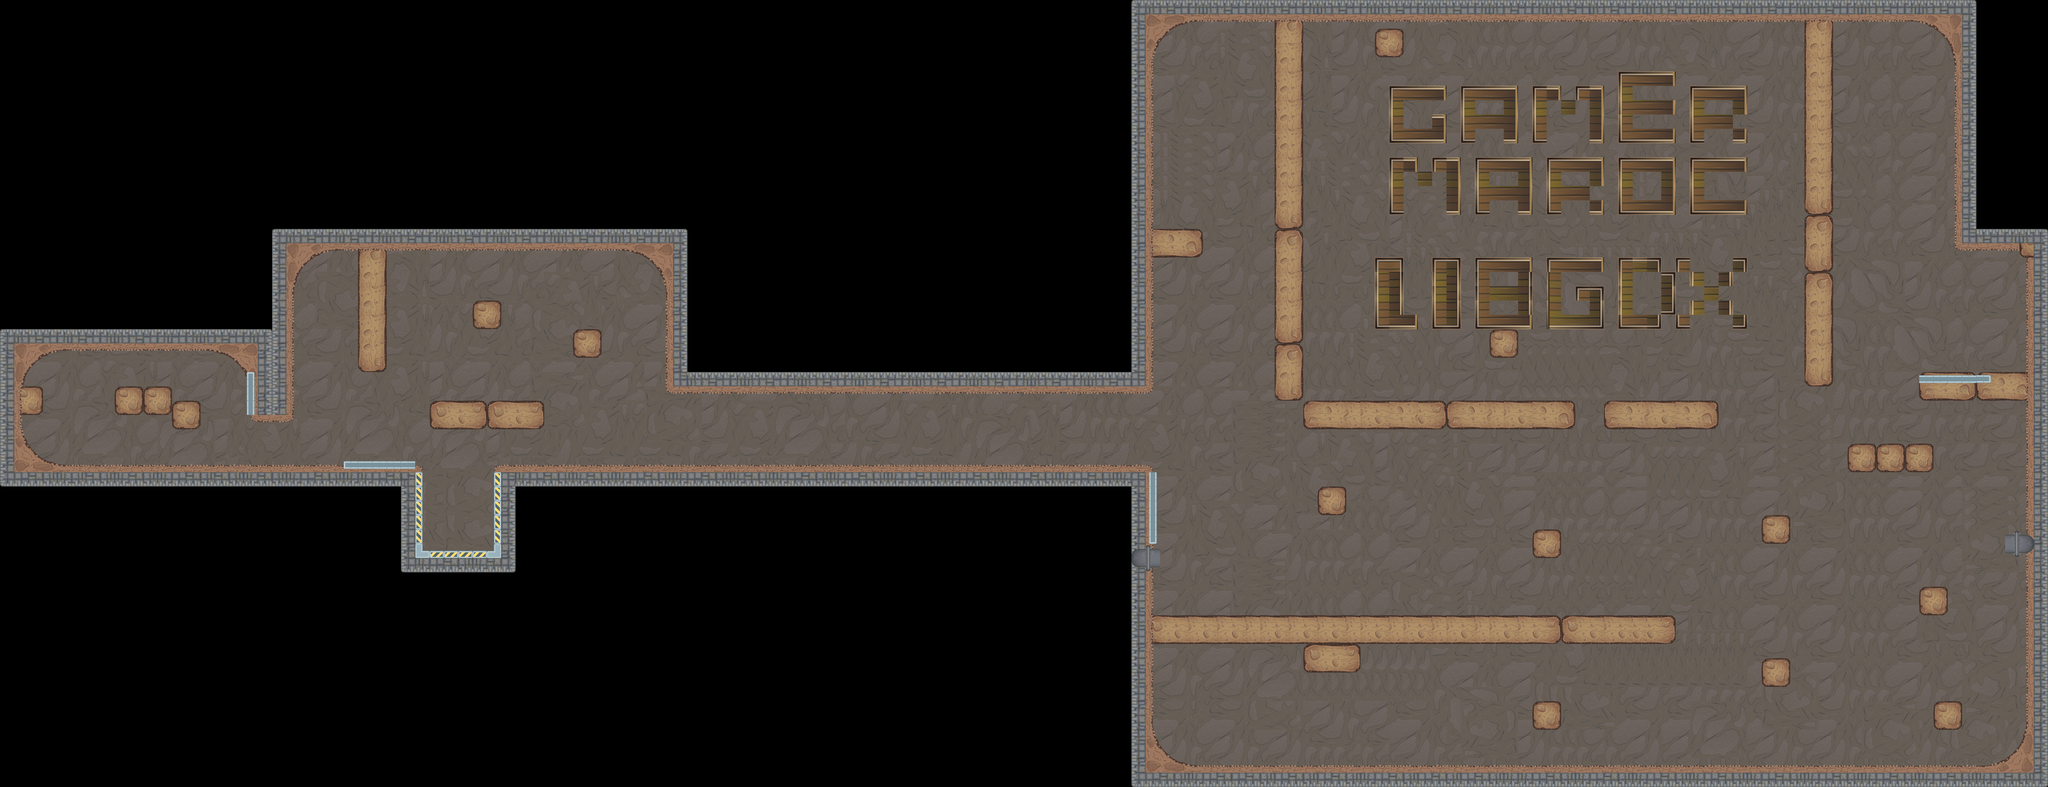

Rendered tile map (Tiled .tmx) drawn with the repository's tilesets; below, a short description and the map source with its tile grids summarised:
An orthogonal 143x55 tile map with 64x64 px tiles, 3 tile layers (background, bourder, above) and 189 objects (51x gold, 16x enimy, 16x bombzon, 13x box, 10x circle, ...).

<map version="1.2" tiledversion="1.2.4" orientation="orthogonal" renderorder="right-down" width="143" height="55" tilewidth="64" tileheight="64" infinite="0" nextlayerid="19" nextobjectid="232">
 <properties>
  <property name="score" type="int" value="1000" />
 </properties>
 <tileset firstgid="1" source="tiles2.tsx" />
 <layer id="13" name="background" width="143" height="55">
  <data>[7865 cells, 4025 non-empty, 32 distinct tile ids]</data>
 </layer>
 <layer id="14" name="bourder" width="143" height="55">
  <data>[7865 cells, 1414 non-empty, 72 distinct tile ids]</data>
 </layer>
 <layer id="15" name="above" width="143" height="55">
  <data>[7865 cells, 40 non-empty, 12 distinct tile ids]</data>
 </layer>
 <objectgroup color="#000000" id="3" name="BourderObjet">
  <object id="28" x="2209.67" y="2465.67">
   <polyline points="0,0 -321.667,-1.66667 -322.333,-354.667 -324,-371 -332,-377.333 -343,-384.333 -353.333,-381.667 -364.667,-378 -476.333,-378 -1940,-384 -1988.67,-397.667 -2025,-418.333 -2053.67,-441 -2093.67,-482 -2111.33,-520.167 -2122.33,-552.333 -2117.67,-727.667 -2094.1,-799.758 -2035.49,-863.936 -1984.21,-890.78 -1919.65,-902.47 -1254.54,-898.515 -1204.08,-886.03 -1114.93,-803.258 -1086.85,-753.206 -1082.65,-612.763 -1082.44,-590.153 -1073.15,-584.731 -1058.06,-581.386 -935.206,-580.508 -912.311,-583.631 -902.541,-593.754 -903.75,-613 -902,-655.667 -901.5,-916.668 -901,-1177.67 -895,-1204.67 -881,-1248 -861.667,-1274.67 -828.667,-1306.33 -800.333,-1332 -775.333,-1339.33 -741,-1347.67 -703.333,-1352.33 593.333,-1352.33 605.667,-1347.33 642.667,-1338.33 669,-1331 682.333,-1318.33 701.333,-1306.33 714.667,-1291 727.333,-1275.33 752.333,-1251.67 755.333,-1235.33 762.333,-1217.33 767.667,-1197.33 768.667,-1185 768.667,-1174 773.333,-1154.33 772.667,-1138 771.333,-1122.67 772,-734.667 775.667,-726.333 781.667,-717.333 789.333,-712.333 799.333,-711 2920.33,-711 2931,-716.333 2937.33,-728 2935.33,-2185 2940.33,-2210.67 2952.67,-2249.67 2954.67,-2263.67 2976.33,-2295.67 3019,-2337 3064.67,-2364 3126.67,-2376.67 6338.67,-2377 6406,-2361.33 6443.67,-2347 6469.33,-2319.67 6489.67,-2303 6507.67,-2275.33 6523.33,-2237.67 6530,-2204.67 6532.67,-2147.33 6533.67,-1369.67 6546.67,-1352.67 6569.33,-1350.33 6817,-1351 6817.33,-1330.33 6832,-1315.33 6855,-1314 6854.33,770.667 6839.33,834.667 6811.33,886.667 6778,916.333 6749,944.333 6727.33,949 6693.33,962.667 6650.33,965.333 3149.67,965 3107,960.333 3047.33,946.333 2997,906 2980.33,885.667 2958.33,862 2949,831 2940.33,806.333 2940.67,790.333 2935.33,765.333 2936.67,-371 2925.67,-378 2910,-379.667 28.6667,-380.333 12,-377.333 4.66667,-362 2,-352.667 0,-7" />
  </object>
  <object id="31" x="6544.36" y="400.182">
   <polyline points="0,0 0,222.909 47.8182,222.545 47.6364,175.636 176,175.818 175.636,223.273 227.273,223.636 227.273,3.81818 -0.727273,1.45455" />
  </object>
  <object id="32" x="6864.09" y="400.091">
   <polyline points="0,0 0,223.818 47.8182,223.818 47.9091,47.6591 111.659,47.9091 111.909,111.409 175.909,111.909 175.659,47.6591 239.659,47.6591 239.659,223.909 291.659,223.909 291.659,0.409091 176.159,-0.340909 176.159,47.6591 111.909,47.6591 112.159,2.40909 -1.84091,1.90909" />
  </object>
  <object id="33" x="7249" y="336">
   <polyline points="0,0 0,285.5 226,286 226,240.5 47,240 46.5,175.5 226.5,175.5 226.5,112 48,112 48,47.5 226.5,47.5 226.5,0 -0.96875,0" />
  </object>
  <object id="34" x="7568.18" y="400.182">
   <polyline points="0,0 -0.363636,223.636 47.6364,223.818 48,175.818 175.636,175.818 175.818,223.273 227.818,223.818 227.818,175.818 175.818,175.818 175.818,111.636 227.636,111.818 227.636,-0.181818 -0.197443,-0.181818" />
  </object>
  <object id="35" x="6224.25" y="720.25">
   <polyline points="0,0 -0.5,223.25 47.5,223.5 48,48.25 111.25,47.5 111.5,111.5 175.75,111.75 176,47.5 239.75,47.5 240,223.5 291.25,223.5 291.5,0.25 192,-0.25 192.25,47 99.75,47.25 99.75,-0.75 -2,0" />
  </object>
  <object id="36" x="6655.67" y="944.333">
   <polyline points="0,0 -47.6667,-0.333333 -48,-224.333 179.667,-224 179.667,-0.666667 128.667,-0.666667 128.333,-48.3333 0.666667,-48.3333 0.395833,-0.458333" />
  </object>
  <object id="37" x="6976" y="944">
   <polyline points="0,0 -47.875,-0.125 -47.75,-224 179.875,-223.875 180.125,-112 128.25,-112.125 128,-47.875 179.875,-48 180.125,-0.125 128.25,0.125 128.25,-48.25 0.125,-48 -0.015625,0.0703125" />
  </object>
  <object id="38" x="7476.18" y="943.818">
   <polyline points="0,0 -228.182,0 -228.182,-224 -0.909091,-224 -0.181818,0.192929" />
  </object>
  <object id="39" x="7795.88" y="767.875">
   <polyline points="0,0 0,-48 -227.875,-48 -227.75,176.25 -0.125,176.25 0,128 -179.875,128 -179.875,0.125 0.191667,0.0805556" />
  </object>
  <object id="41" x="6451.33" y="448.333">
   <polyline points="0,0 0.333333,-48.3333 -227,-48 -227,174.667 0.333333,174.667 0,79.3333 -51,79.3333 -51,127.333 -178.667,127.333 -178.667,0 0.651042,-0.333333" />
  </object>
  <object id="42" x="6160.55" y="1168.18">
   <polyline points="0,0 0,286.909 163.455,287.818 163.455,239.636 94.5455,239.818 94.7273,-0.727273 -0.458498,-0.13834" />
  </object>
  <object id="43" x="6416" y="1168" width="96" height="288.25" />
  <object id="45" x="6608.67" y="1166.67" width="226" height="291.333" />
  <object id="46" x="7057.5" y="1343.5">
   <polyline points="0,0 -0.5,-48.5 93.5,-47 93.5,111.5 -128.227,111.682 -129.773,-175.136 98.3696,-175.5 98.5,-128 -80.75,-127.25 -80.75,64.25 46.75,64.25 46.75,0.25 -1.5,0.413043" />
  </object>
  <object id="47" x="7407" y="1215.33">
   <polyline points="0,0 0.333333,-47 -158.333,-46.6667 -158.667,240.333 1,240.667 1,192.667 -110.667,193 -110.667,0.333333 1,0.644444" />
  </object>
  <object id="48" x="7424.67" y="1232.67">
   <polyline points="0,0 47.3333,0.333333 47,158.667 -1,158.667" />
  </object>
  <object id="49" x="7552" y="1169">
   <polyline points="0,0 -48,-1 -48,46 17.5,47 16.5,110.5 64,111 64.5,173.5 17,175.5 17,238 -47.5,239 -46.5,286.5 0,287 0,239 64.5,239.5 65,174 128.5,174.5 127.5,238.5 192,239 193,282 239.5,283 239.5,239.5 175,239 176,175 129,174.5 129.5,110 175.5,110 176,47 240,46.5 239.5,-0.5 192.5,-2.5 193,46.5 128.5,46.5 129.5,111 65.5,110.5 65,47.5 17,48 0,46 -0.0869565,-1" />
  </object>
  <object id="50" x="92" y="1732" width="90.6667" height="117.333" />
  <object id="51" x="514.667" y="1736" width="249.333" height="114.667" />
  <object id="52" x="776" y="1798.67" width="116" height="116" />
  <object id="53" x="1608" y="1114.67" width="109.333" height="536" />
  <object id="54" x="2121.33" y="1345.33" width="112" height="120" />
  <object id="55" x="1925.33" y="1789.33" width="498.667" height="125.333" />
  <object id="56" x="2565.33" y="1476" width="117.333" height="118.667" />
  <object id="58" x="5700" y="92" width="116" height="1690.67" />
  <object id="59" x="5828" y="1796" width="1205.33" height="114.667" />
  <object id="61" x="7174.67" y="1800" width="496" height="112" />
  <object id="62" x="5147.5" y="1028.5" width="221.5" height="117" />
  </objectgroup>
 <objectgroup id="16" name="Place">
  <!-- 1 objects omitted --></objectgroup>
 <objectgroup id="2" name="Player">
  <!-- 1 objects omitted --></objectgroup>
 <objectgroup id="7" name="Box">
  <!-- 13 objects omitted --></objectgroup>
 <objectgroup id="5" name="Enimy">
  <!-- 16 objects omitted --></objectgroup>
 <objectgroup id="17" name="Light">
  <!-- 3 objects omitted --></objectgroup>
 <objectgroup id="10" name="Bomb">
  <!-- 23 objects omitted --></objectgroup>
 <objectgroup id="6" name="Pickup">
  <!-- 62 objects omitted --></objectgroup>
 <objectgroup id="7" name="Door">
  <!-- 4 objects omitted --></objectgroup>
 <objectgroup id="21" name="Circle">
  <!-- 10 objects omitted --></objectgroup>
 <objectgroup id="13" name="Zone">
  <!-- 9 objects omitted --></objectgroup>
 <objectgroup id="18" name="Text">
  <!-- 1 objects omitted --></objectgroup>
</map>
<!-- 160 of 189 objects omitted -->
